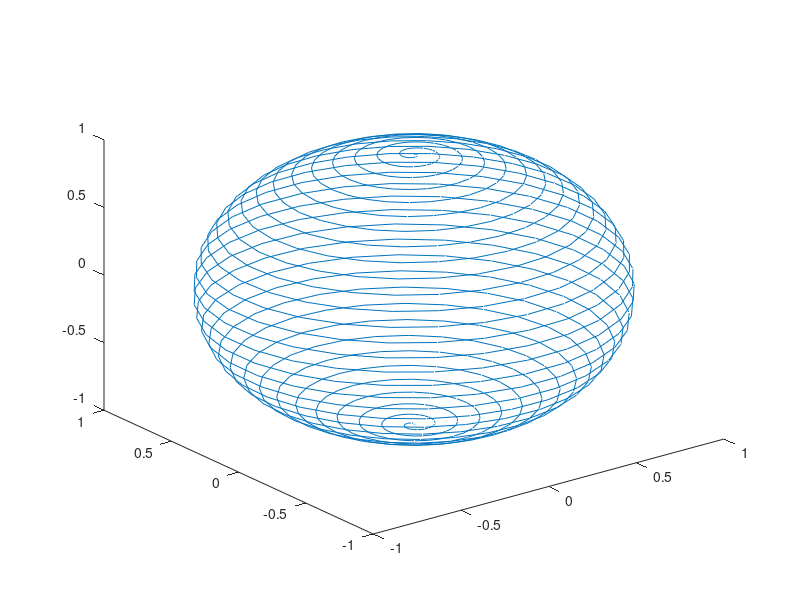

MATLAB code for this plot: (Note: this script raises an error after producing the figure.)
% Sphere dynamics with antipodally symmetric observation function
addpath('../GeometryTools');
addpath('../ripser');
addpath('../TDETools');

sphere2xyz = @(theta, phi) [cos(theta)*cos(phi), sin(theta)*cos(phi), sin(phi) ];

%% Define dynamical system
%Define observation function as cosine distance to some arbitrary point theta0
theta0 = 0.6;
phi0 = 0.3;
obsfn = @(theta, phi) abs(sum(sphere2xyz(theta0, phi0).*sphere2xyz(theta, phi)));

%Fill out a spiral trajectory on the sphere
NTotal = 840;
NPeriods = 30;
phis = linspace(-pi/2, pi/2, NTotal);
thetas = linspace(0, 2*pi*NPeriods, NTotal);

%Apply observation function to trajectory points to get a time series x
x = zeros(NTotal, 1);
X = zeros(NTotal, 3);
for ii = 1:NTotal
    x(ii) = obsfn(thetas(ii), phis(ii));
    X(ii, :) = sphere2xyz(thetas(ii), phis(ii));
end

plot3(X(:, 1), X(:, 2), X(:, 3));


%% Perform Sliding Window Embedding
X = getSlidingWindowNoInterp(x, NTotal/NPeriods);
Y = getPCA(X); %Perform PCA on sliding window embedding
X = getGreedyPerm(X, 400); % fps on embedding point cloud

%% Compute PH of the embedding

disp('Doing TDA...');
DX = getSSM(X);
IsSliding = ripserDM(DX, 2, 2);

clf;
subplot(221);
C = plotTimeColors(1:length(x), x, 'type', '2DLine');
title('SSM Original');

subplot(222);
Y = Y(:, 1:3); %Go down to 3D PCA
C = C(1:size(Y, 1), :);
scatter3(Y(:, 1), Y(:, 2), Y(:, 3), 20, C(:, 1:3), 'fill');

title('PCA Phi');

subplot(223);
plotDGM(IsSliding{2});
title('H1 Phi');

subplot(224);
plotDGM(IsSliding{3});
title('H2 Phi');